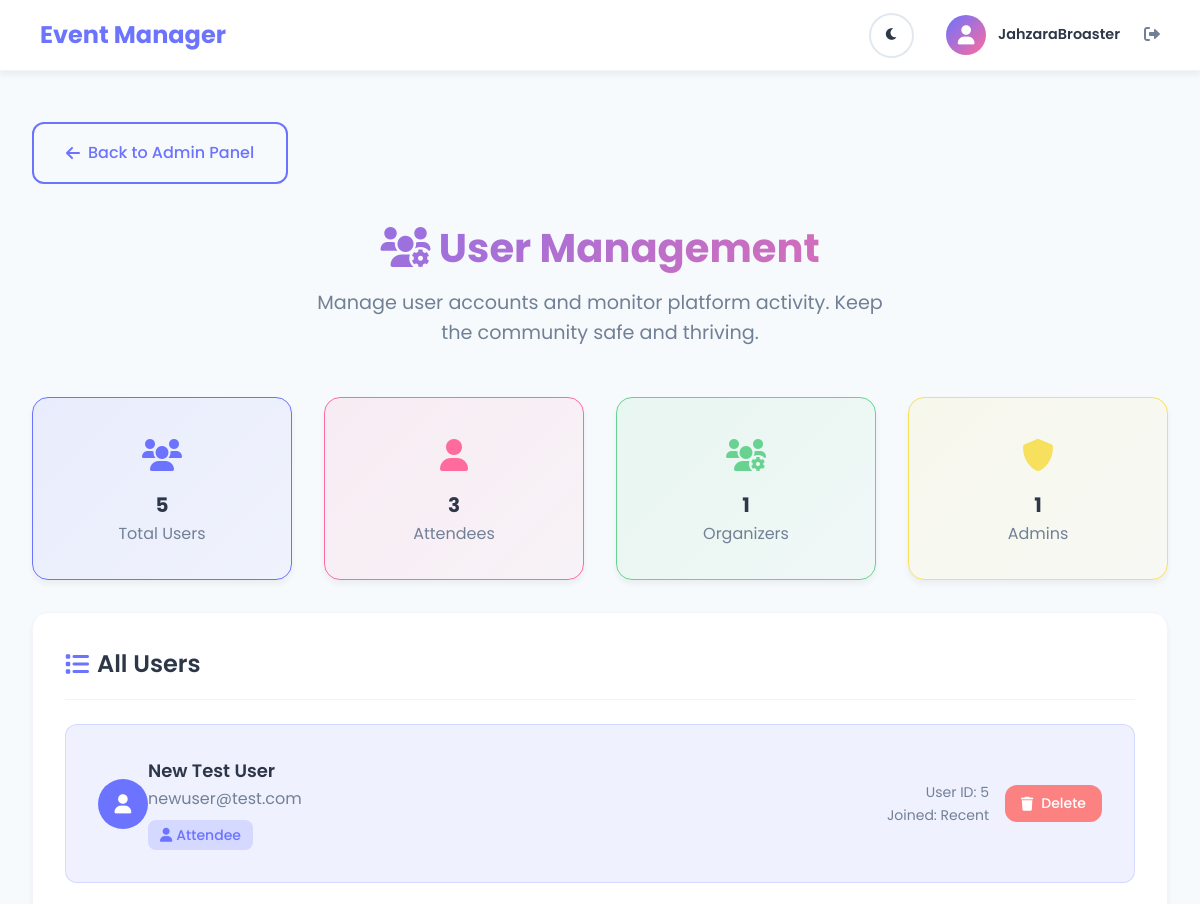
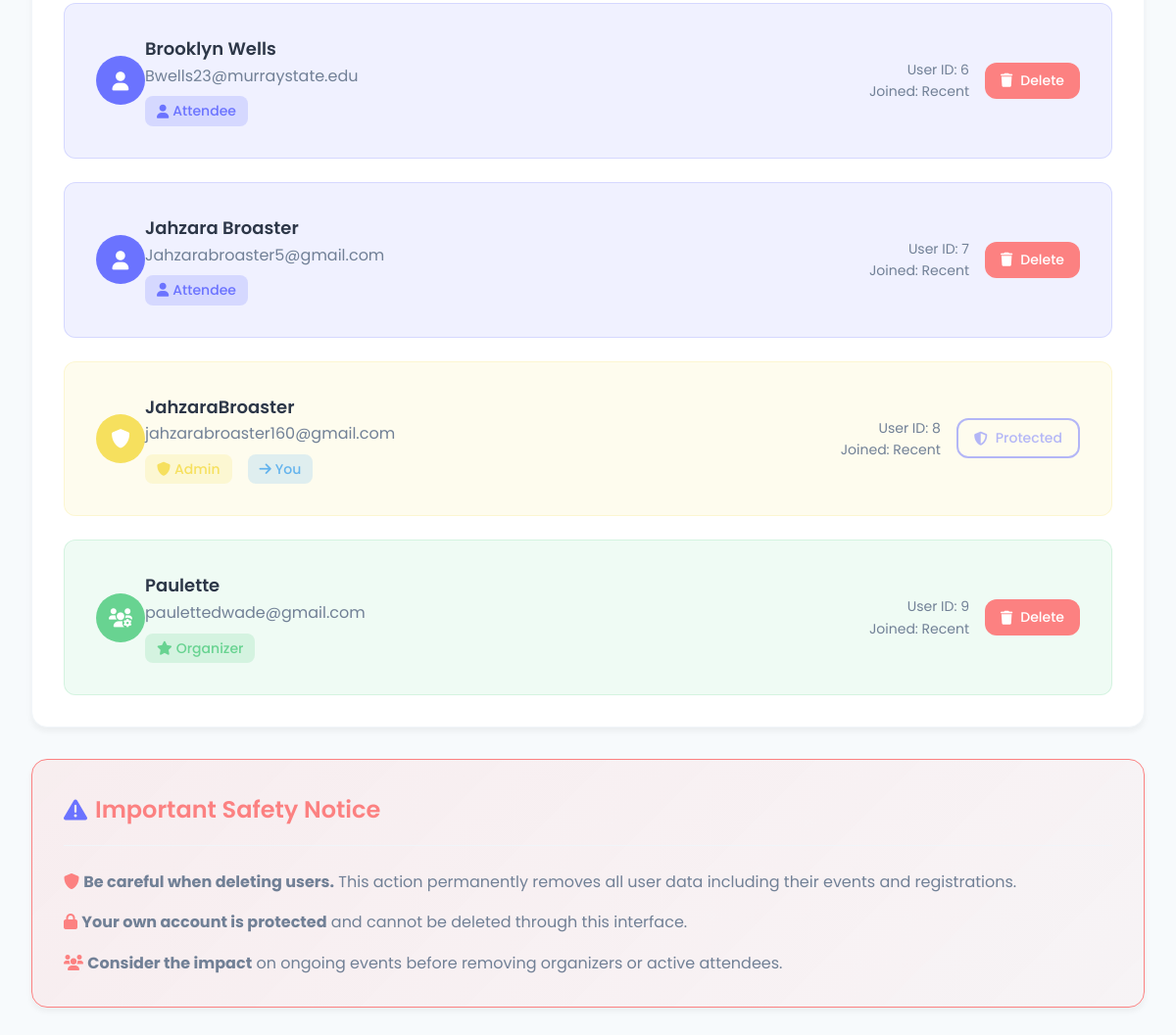
The app's page /admin/users (signed in), older data (2 pictures, top to bottom).
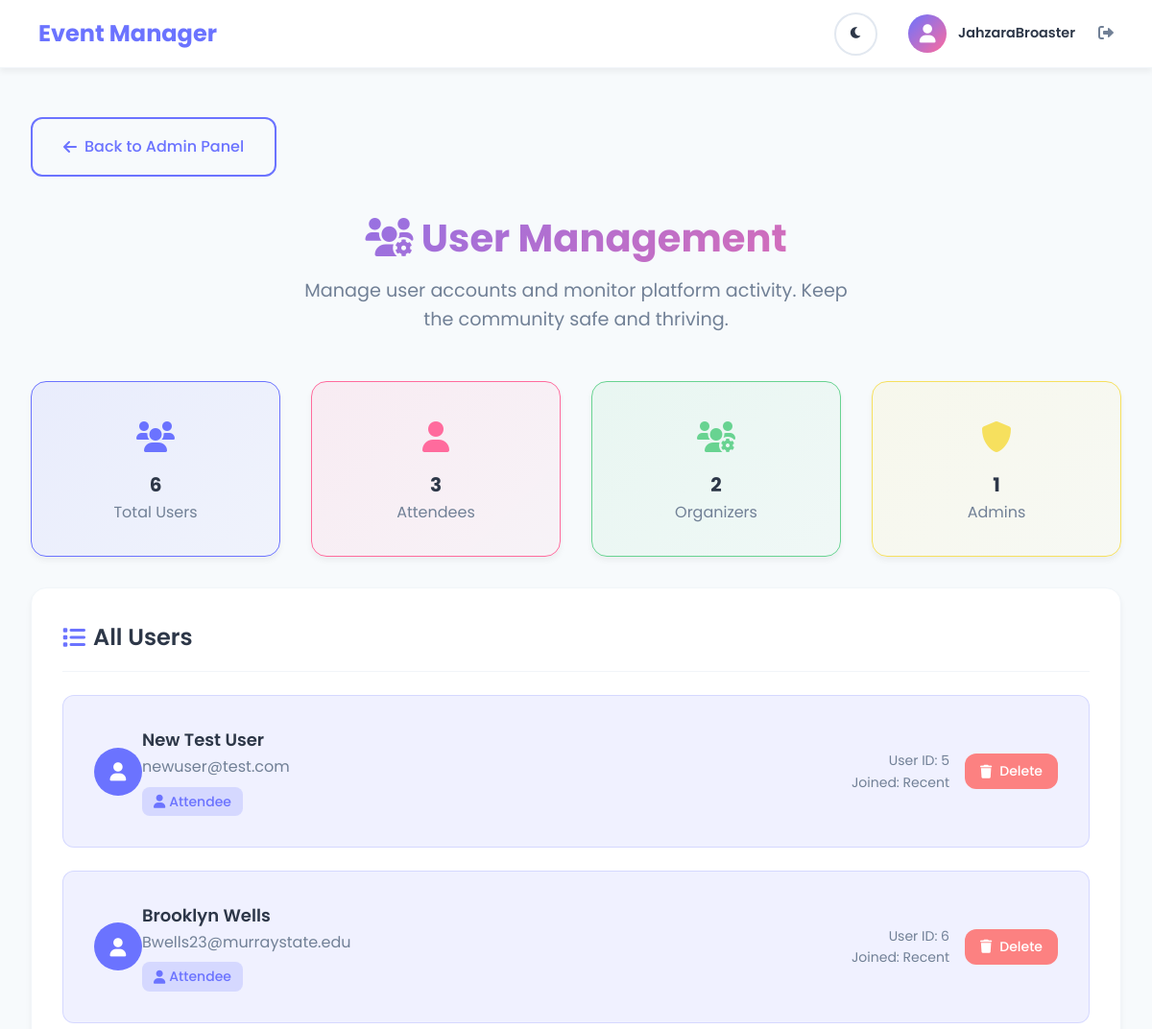
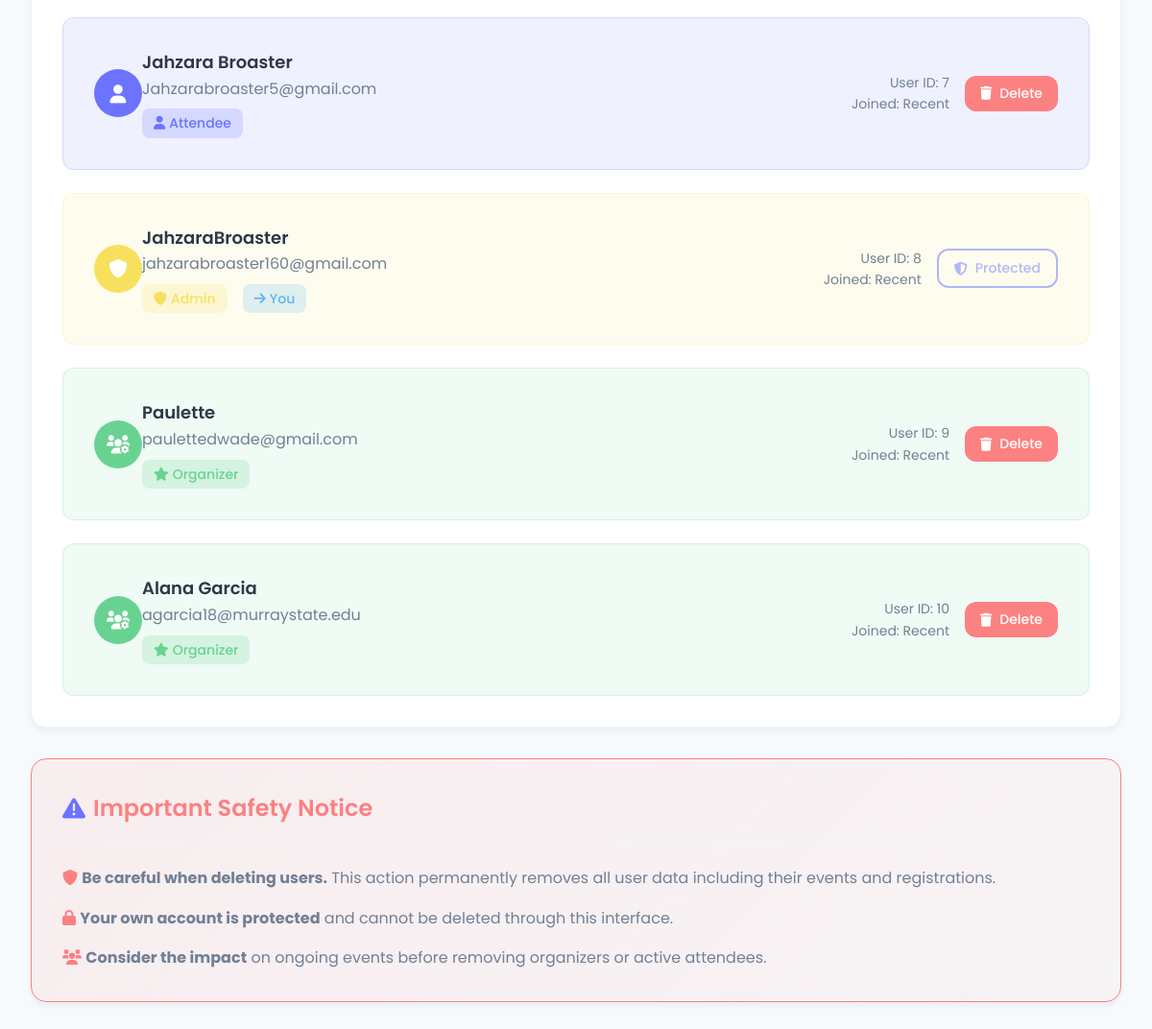
The same page, newer data (2 pictures, top to bottom).
### tables this page shows
CREATE TABLE users (
            id INTEGER PRIMARY KEY, name TEXT, email TEXT UNIQUE, role TEXT, password_hash TEXT
        );

### app.py (the view)
@app.route('/admin/users')
@role_required('admin')
def admin_users():
    users = db.get_users()
    return render_template('admin_users.html', users=users)

### app.py (called while the page is built)
def role_required(required_role):
    from functools import wraps
    def decorator(f):
        @wraps(f)
        def decorated_function(*args, **kwargs):
            if 'user_id' not in session:
                flash('Please log in to access this page', 'error')
                return redirect(url_for('login_page'))
            if session.get('user_role') != required_role:
                flash('Access denied. Insufficient permissions.', 'error')
                return redirect(url_for('dashboard'))
            return f(*args, **kwargs)
        return decorated_function
    return decorator

### db.py (called while the page is built)
    def get_users(self):
        cur = self.conn.cursor()
        cur.execute('SELECT id,name,email,role FROM users ORDER BY id')
        return cur.fetchall()

### templates/admin_users.html (shortened to what the changed rows need)
{% extends "base.html" %}
{% block content %}
<div class="container">
    <div class="page-header">
        <h1 class="page-title">
            <i class="fas fa-users-cog"></i>
            User Management
        </h1>
    </div>
    <div class="grid grid-cols-4 mb-4">
        <div class="card text-center" style="background: linear-gradient(135deg, rgba(107, 115, 255, 0.1), rgba(107, 115, 255, 0.05)); border: 1px solid var(--primary-color);">
            <div style="font-size: 2rem; color: var(--primary-color); margin-bottom: 0.5rem;">
                <i class="fas fa-users"></i>
            </div>
            <h3 class="text-xl font-bold text-primary">{{ users|length }}</h3>
            <p class="text-secondary">Total Users</p>
        </div>
        <div class="card text-center" style="background: linear-gradient(135deg, rgba(104, 211, 145, 0.1), rgba(104, 211, 145, 0.05)); border: 1px solid var(--success-color);">
            <div style="font-size: 2rem; color: var(--success-color); margin-bottom: 0.5rem;">
                <i class="fas fa-users-cog"></i>
            </div>
            <h3 class="text-xl font-bold text-primary">
                {{ users | selectattr('role', 'equalto', 'organizer') | list | length }}
            </h3>
            <p class="text-secondary">Organizers</p>
        </div>
    </div>
    <div class="card">
        <div class="card-header">
            <h2 class="card-title">
                <i class="fas fa-list"></i>
                All Users
            </h2>
        </div>
        {% if users %}
        <div class="grid grid-cols-1 gap-3">
            {% for user in users %}
            <div class="flex items-center justify-between p-4 rounded"
                 style="background: {% if user.role == 'admin' %}rgba(246, 224, 94, 0.1){% elif user.role == 'organizer' %}rgba(104, 211, 145, 0.1){% else %}rgba(107, 115, 255, 0.1){% endif %};
                        border: 1px solid {% if user.role == 'admin' %}rgba(246, 224, 94, 0.2){% elif user.role == 'organizer' %}rgba(104, 211, 145, 0.2){% else %}rgba(107, 115, 255, 0.2){% endif %};">
                <div class="flex items-center gap-4">
                    <div class="user-avatar" style="width: 50px; height: 50px; font-size: 1.2rem;
                                background: {% if user.role == 'admin' %}var(--warning-color){% elif user.role == 'organizer' %}var(--success-color){% else %}var(--primary-color){% endif %};">
                        {% if user.role == 'admin' %}
                            <i class="fas fa-shield-alt"></i>
                        {% elif user.role == 'organizer' %}
                            <i class="fas fa-users-cog"></i>
                        {% else %}
                            <i class="fas fa-user"></i>
                        {% endif %}
                    </div>
                    <div>
                        <h4 class="font-semibold text-primary text-lg">{{ user.name }}</h4>
                        <p class="text-secondary">{{ user.email }}</p>
                        <div class="flex items-center gap-2 mt-1">
                            <span class="status-badge"
                                  style="background: {% if user.role == 'admin' %}rgba(246, 224, 94, 0.2){% elif user.role == 'organizer' %}rgba(104, 211, 145, 0.2){% else %}rgba(107, 115, 255, 0.2){% endif %};
                                         color: {% if user.role == 'admin' %}var(--warning-color){% elif user.role == 'organizer' %}var(--success-color){% else %}var(--primary-color){% endif %};">
                                {% if user.role == 'admin' %}
                                    <i class="fas fa-shield-alt"></i>
                                {% elif user.role == 'organizer' %}
                                    <i class="fas fa-star"></i>
                                {% else %}
                                    <i class="fas fa-user"></i>
                                {% endif %}
                                {{ user.role.title() }}
                            </span>
                            {% if user.id == session.user_id %}
                            <span class="status-badge" style="background: rgba(99, 179, 237, 0.2); color: var(--info-color);">
                                <i class="fas fa-arrow-right"></i>
                                You
                            </span>
                            {% endif %}
                        </div>
                    </div>
                </div>
                <div class="flex items-center gap-2">
                    <div class="text-right mr-4">
                        <p class="text-sm text-secondary">User ID: {{ user.id }}</p>
                        <p class="text-sm text-secondary">Joined: Recent</p>
                    </div>
                    {% if user.id != session.user_id %}
                    <form method="POST" action="{{ url_for('delete_user', user_id=user.id) }}" style="margin: 0;" onsubmit="return confirm('Are you sure you want to delete {{ user.name }}? This action cannot be undone.')">
                        <button type="submit" class="btn btn-danger btn-sm">
                            <i class="fas fa-trash"></i>
                            Delete
                        </button>
                    </form>
                    {% else %}
                    <button class="btn btn-outline btn-sm" disabled style="opacity: 0.5;">
                        <i class="fas fa-shield"></i>
                        Protected
                    </button>
                    {% endif %}
                </div>
            </div>
            {% endfor %}
        </div>
        {% endif %}
    </div>
</div>
{% endblock %}

### templates/base.html (shortened to what this page needs)
<!DOCTYPE html>
<html lang="en">
<head>
    <link rel="stylesheet" href="https://cdnjs.cloudflare.com/ajax/libs/font-awesome/6.0.0/css/all.min.css">
    <link rel="stylesheet" href="{{ url_for('static', filename='css/style.css') }}">
</head>
<body>
    {% if session.user_id %}
    <nav class="navbar">
        <div class="nav-container">
            <div class="nav-brand">
                {% if session.user_role == 'admin' %}
                    <a href="{{ url_for('admin_panel') }}" class="brand-link">Event Manager</a>
                {% else %}
                    <span>Event Manager</span>
                {% endif %}
            </div>
            <div class="nav-user">
                <button class="theme-toggle" onclick="toggleTheme()" title="Toggle theme">
                    <i class="fas fa-moon" id="theme-icon"></i>
                </button>
                <div class="user-info">
                    <div class="user-avatar">
                        <i class="fas fa-user"></i>
                    </div>
                    <div class="user-details">
                        <span class="user-name">{{ session.user_name }}</span>
                    </div>
                </div>
                <a href="{{ url_for('logout') }}" class="logout-btn" title="Logout">
                    <i class="fas fa-sign-out-alt"></i>
                </a>
            </div>
        </div>
    </nav>
    {% endif %}
    <main class="main-content {{ 'no-nav' if not session.user_id }}">
        {% block content %}{% endblock %}
    </main>
</body>
</html>

Row changes from the older to the newer data that the page shows:
added users: name "Alana Garcia", email "agarcia18@murraystate.edu", role "Organizer", id "10"
Text that changed along with them:
{{ users|length }}: "5" → "6"
{{ users | selectattr('role', 'equalto', 'organizer') | list | length }}: "1" → "2"
